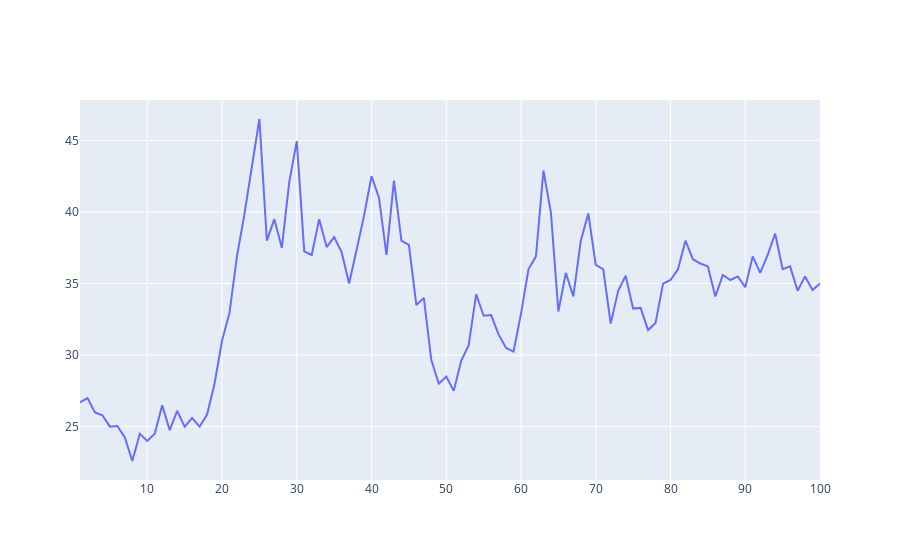

Write notebook code for a chart like this one.
### Code cell
fig.add_scatter(x = day[:, 0], y = y_data[:, 0])
